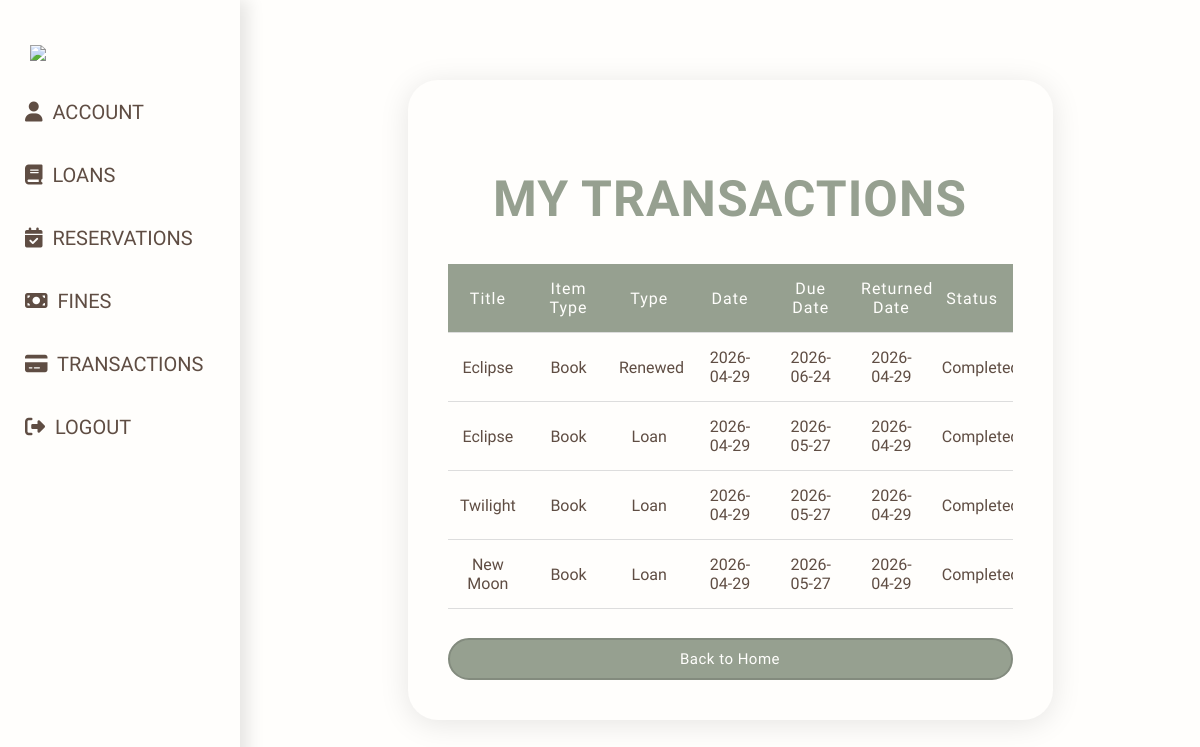
Page /transactions (signed in) on the earlier database version.
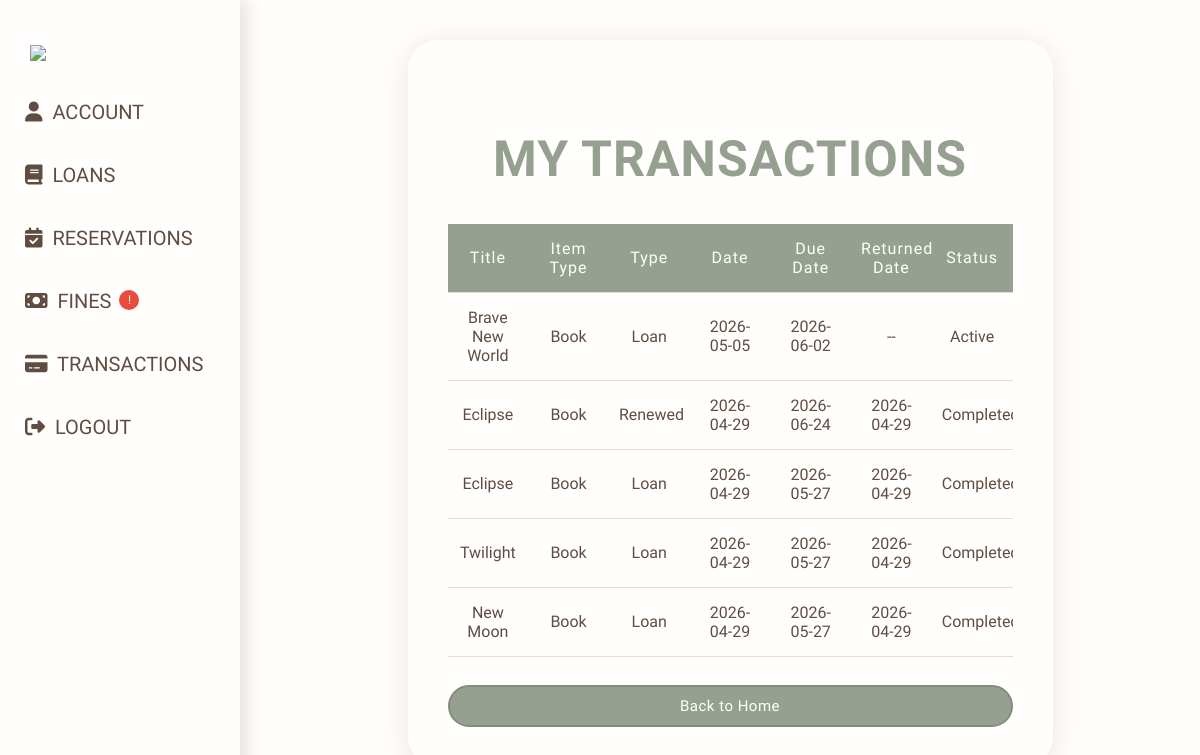
Same page on the later database version.
### models/Transaction.py (models this page shows, shortened)
class Transaction(db.Model):
    __tablename__ = "Transactions"
    id                   = db.Column(db.Integer, primary_key=True)
    transaction_id       = db.Column(db.String(45), unique=True, nullable=False)
    user_id              = db.Column(db.String(45), db.ForeignKey("users.user_id"), nullable=False)
    item_id              = db.Column(db.String(45), db.ForeignKey("Items.item_id"), nullable=False)
    transaction_type     = db.Column(db.Enum(TransactionType), nullable=False)
    item_type            = db.Column(db.String(20), nullable=False)
    date                 = db.Column(db.DateTime, default=utcnow)
    due_date             = db.Column(db.DateTime, nullable=True)
    returned_date        = db.Column(db.DateTime, nullable=True)
    status               = db.Column(db.Enum(TransactionStatus), nullable=False, default=TransactionStatus.ACTIVE)
    renewed_count        = db.Column(db.Integer, default = 0, nullable = False)
    max_renewals         = 1
    user                 = db.relationship("User", backref="transactions")
    item                 = db.relationship("Item", backref="transactions")

### models/Items.py (models this page shows, shortened)
class Item(db.Model):
    __tablename__ = "Items"
    id                  = db.Column(db.Integer, primary_key = True)
    item_id             = db.Column(db.String(36), unique = True, nullable = False)
    title               = db.Column(db.String(200), nullable = False)
    description         = db.Column(db.String(300), nullable = True)
    qty                 = db.Column(db.Integer, nullable = False)
    available_qty       = db.Column(db.Integer, nullable = False)
    added_on            = db.Column(db.DateTime, default = utcnow)
    item_type           = db.Column(db.String(20), nullable = False)
    image_url           = db.Column(db.String(500), nullable = True)
    loan_days           = 14
    __mapper_args__ = {
        'polymorphic_on': item_type,
        'polymorphic_identity': 'item'
    }

### app.py (the view)
@app.route('/transactions')
@login_required
def transactions():
    transactions = Transaction.query.filter_by(user_id=current_user.user_id).order_by(Transaction.date.desc()).all()
    return render_template('transactions.html', user = current_user, transactions = transactions)

### app.py (called while the page is built)
@login_manager.user_loader
def load_user(user_id):
    return User.query.filter_by(user_id=user_id).first()

### templates/transactions.html (shortened to what this page needs)
{% extends "profile-layout.html" %}
{% block content %}
<h2 class="title">My Transactions</h2>
<br>
{% if transactions %}
    <table class = "t-table">
        <thead>
            <tr>
                <th>Title</th>
                <th>Item Type</th>
                <th>Type</th>
                <th>Date</th>
                <th>Due Date</th>
                <th>Returned Date</th>
                <th>Status</th>
            </tr>
        </thead>
        <tbody>
            {% for t in transactions %}
            <tr>
                <td>{{ t.item.title if t.item else 'N/A' }}</td>
                <td>{{ t.item.item_type if t.item else 'N/A' }}</td>
                <td>{{ t.transaction_type.value }}</td>
                <td>{{ t.date.strftime('%Y-%m-%d') if t.date else '--' }}</td>
                <td>{{ t.due_date.strftime('%Y-%m-%d') if t.due_date else '--' }}</td>
                <td>{{ t.returned_date.strftime('%Y-%m-%d') if t.returned_date else '--' }}</td>
                <td>{{ t.status.value }}</td>
            </tr>
            {% endfor %}
        </tbody>
    </table>
{% else %}
<p>No transactions found.</p>
{% endif %}
<a href="{{ url_for('index') }}" class="btn">Back to Home</a>
{% endblock %}

Differences in the rows shown:
added Transaction: item "Brave New World", item "Book", transaction_type.value "Loan", date "2026-05-05", due_date "2026-06-02", returned_date "--", status.value "Active"
